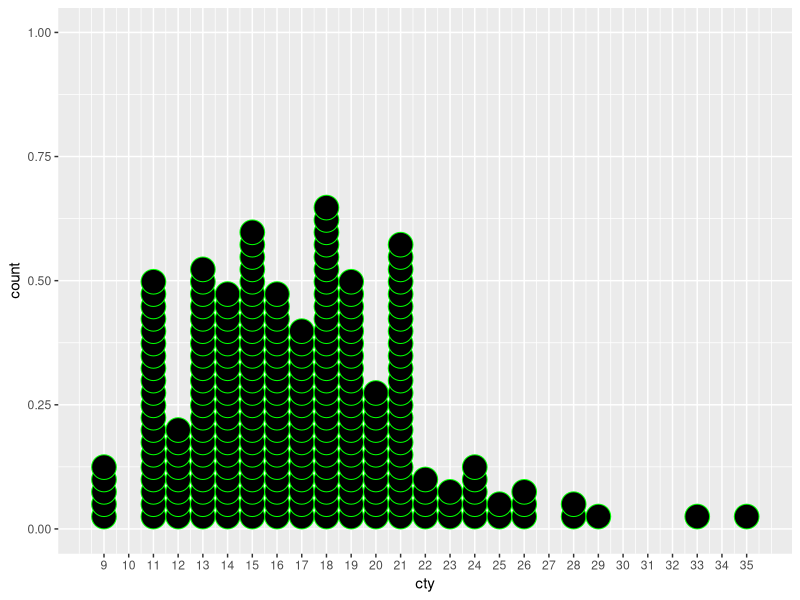
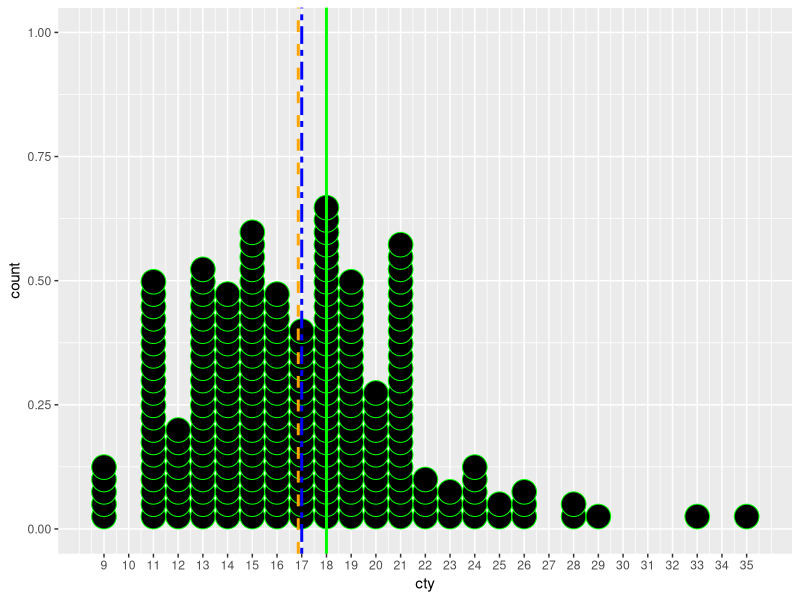
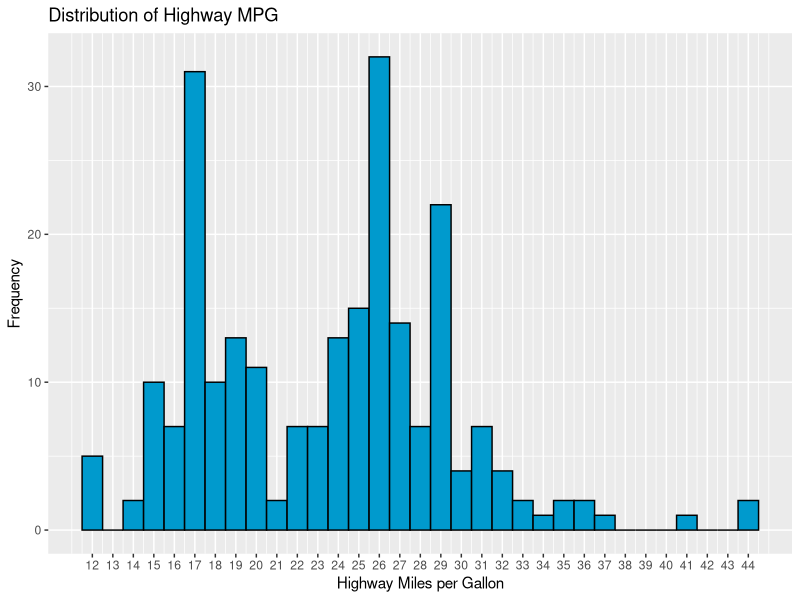
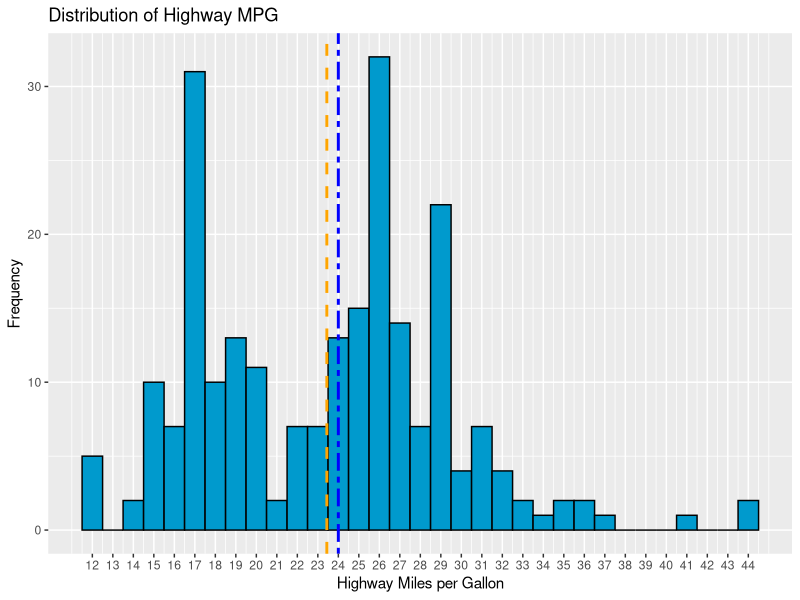
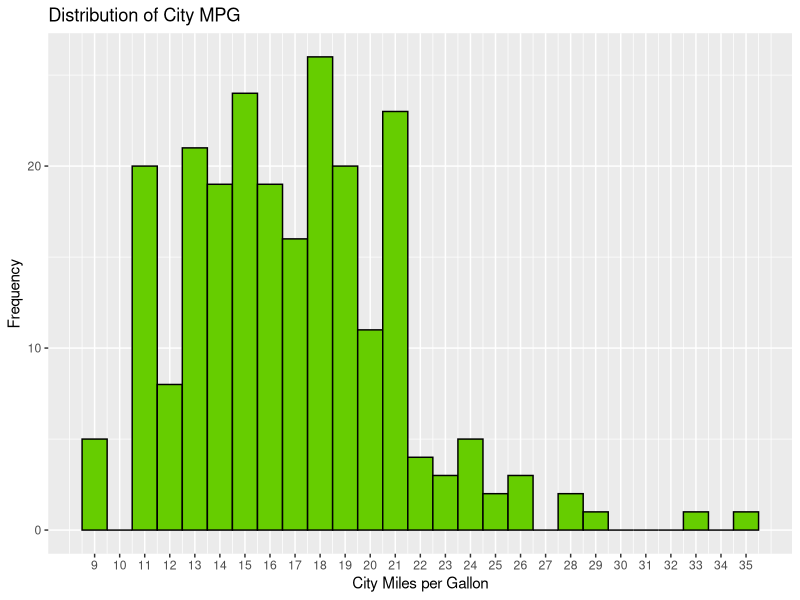
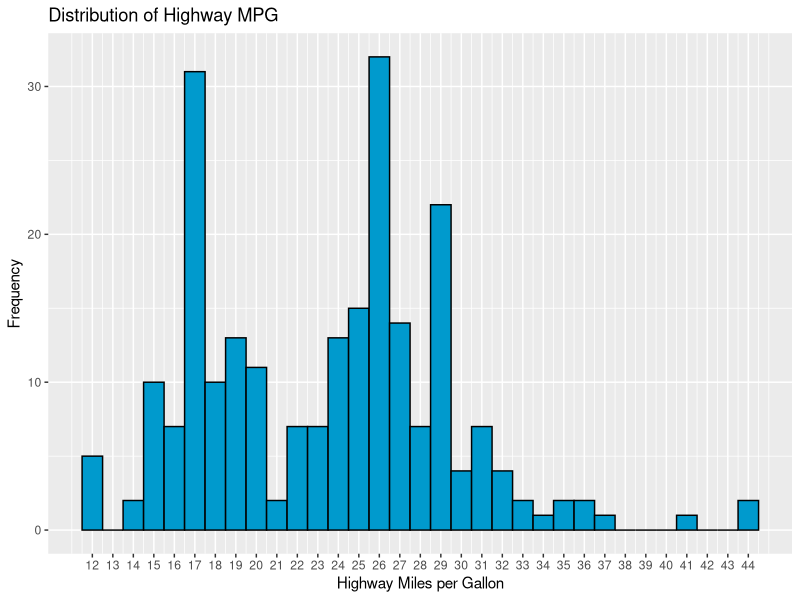
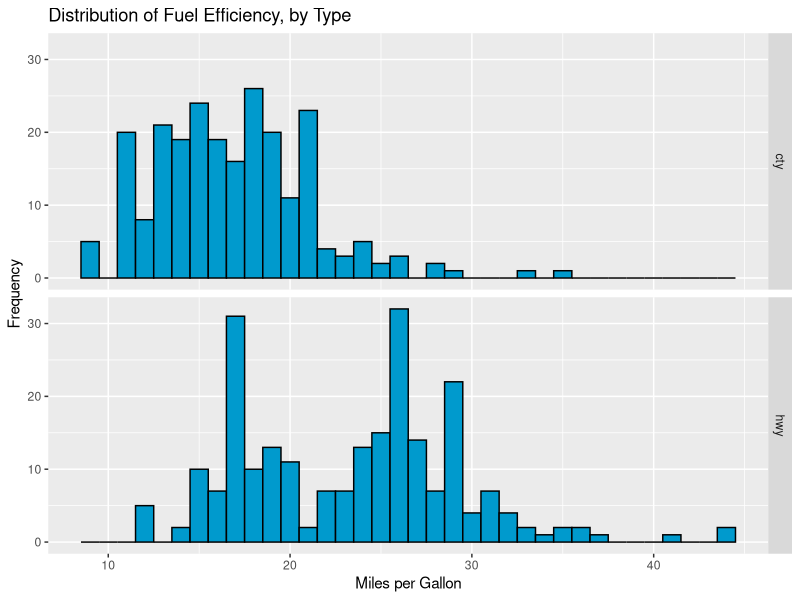
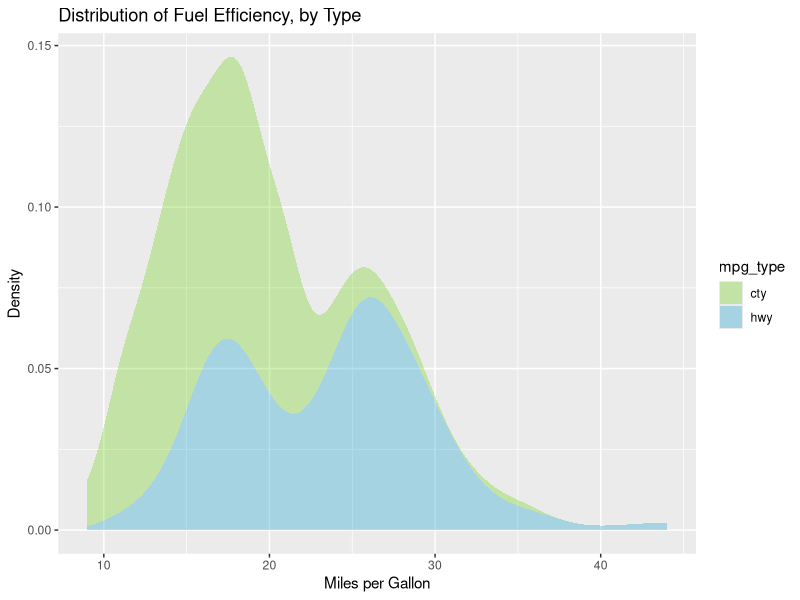

Here is the R script that generated these plots, in order:
## ---- chunk 1
knitr::opts_chunk$set(echo = TRUE, warning = FALSE, message = FALSE)

# Change working dir in RMarkdown cell
knitr::opts_knit$set(root.dir = 
'C:/Users/AC069015/kumc_applied_stats/data_824_data_viz_and_acquisition/3_univariate_eda'
)

library(dplyr)
library(tidyr)
library(ggplot2)

df <- mpg
## ---- chunk 2
help("mpg")
## ---- chunk 3
str(df)
## ---- chunk 4
nrow(df)
ncol(df)
## ---- chunk 5
char_cols <- colnames(df[sapply(df, is.character)])
print("Character variables in mpg dataset: ")
char_cols

df[sapply(df, is.character)] <- lapply(df[sapply(df, is.character)], as.factor)
## ---- chunk 6
summary(df)
## ---- chunk 7
df %>% select(cyl) %>% group_by(cyl) %>% summarise(n_cars = n())
## ---- chunk 8
df <- df %>% mutate(cyl = as.factor(cyl))
summary(select(df, cyl))
## ---- chunk 9
df %>% mutate(cty_null = is.na(cty)) %>% group_by(cty_null) %>% summarise(n = n())
## ---- chunk 10
df %>% group_by(cty) %>% summarise(n = n()) %>% arrange(desc(n)) %>% head(5)

min_cty <- min(df$cty)
max_cty <- max(df$cty)

df %>% 
  ggplot(aes(x = cty)) +
  geom_dotplot(binwidth = 1, 
               stackdir = "up", 
               color = "green", 
               stackratio = 0.5,
               dotsize = 1) +
  scale_x_continuous(breaks = seq(min_cty, max_cty, 1))
## ---- chunk 11
ggsave(
    filename = "images/03_assignment_fig1.png",
    units = "cm",
    width = 29.7,
    height = 21,
    dpi = 600
    )
## ---- chunk 12
(freq_cty <- 18)
(mean_cty <- mean(df$cty))
(med_cty <- median(df$cty))

ifelse(
    (freq_cty - mean_cty) > (freq_cty - med_cty),
    print("Median value is closer to most frequent value"),
    print("Mean value is closer to most frequent value")
    )

df %>%
    ggplot(aes(x = cty)) +
    geom_dotplot(binwidth = 1, 
               stackdir = "up", 
               color = "green", 
               stackratio = 0.5,
               dotsize = 1) +
    scale_x_continuous(breaks = seq(min_cty, max_cty, 1)) +
    geom_vline(xintercept = freq_cty, lwd = 1, linetype = "solid", color = "green") +
    geom_vline(xintercept = mean_cty, lwd = 1, linetype = "dashed", color = "orange") +
    geom_vline(xintercept = med_cty, lwd = 1, linetype = "twodash", color = "blue")
## ---- chunk 13
ggsave(
    filename = "images/03_assignment_fig2.png",
    units = "cm",
    width = 29.7,
    height = 21,
    dpi = 600
    )
## ---- chunk 14
min_hwy <- min(df$hwy)
max_hwy <- max(df$hwy)

df %>% 
  ggplot(aes(x = hwy)) +
  geom_histogram(binwidth = 1, color = "black", fill = "deepskyblue3") +
  scale_x_continuous(breaks = seq(min_hwy, max_hwy, 1)) +
  xlab("Highway Miles per Gallon") +
  ylab("Frequency") +
  ggtitle("Distribution of Highway MPG")
## ---- chunk 15
ggsave(
    filename = "images/03_assignment_fig3.png",
    units = "cm",
    width = 29.7,
    height = 21,
    dpi = 600
    )
## ---- chunk 16
mean_hwy <- mean(df$hwy)
med_hwy <- median(df$hwy)

paste0("Mean Hwy MPG: ", mean_hwy)
paste0("Median Hwy MPG: ", med_hwy)

df %>% 
  ggplot(aes(x = hwy)) +
  geom_histogram(binwidth = 1, color = "black", fill = "deepskyblue3") +
  scale_x_continuous(breaks = seq(min_hwy, max_hwy, 1)) +
  xlab("Highway Miles per Gallon") +
  ylab("Frequency") +
  ggtitle("Distribution of Highway MPG") +
  geom_vline(xintercept = mean_hwy, lwd = 1, linetype = "dashed", color = "orange") +
  geom_vline(xintercept = med_hwy, lwd = 1, linetype = "twodash", color = "blue")
## ---- chunk 17
ggsave(
    filename = "images/03_assignment_fig4.png",
    units = "cm",
    width = 29.7,
    height = 21,
    dpi = 600
    )
## ---- chunk 18
min_cty <- min(df$cty)
max_cty <- max(df$cty)

df %>% 
  ggplot(aes(x = cty)) +
  geom_histogram(binwidth = 1, color = "black", fill = "chartreuse3") +
  scale_x_continuous(breaks = seq(min_cty, max_cty, 1)) +
  xlab("City Miles per Gallon") +
  ylab("Frequency") +
  ggtitle("Distribution of City MPG")
## ---- chunk 19
ggsave(
    filename = "images/03_assignment_fig5.png",
    units = "cm",
    width = 29.7,
    height = 21,
    dpi = 600
    )
## ---- chunk 20
min_hwy <- min(df$hwy)
max_hwy <- max(df$hwy)

df %>% 
  ggplot(aes(x = hwy)) +
  geom_histogram(binwidth = 1, color = "black", fill = "deepskyblue3") +
  scale_x_continuous(breaks = seq(min_hwy, max_hwy, 1)) +
  xlab("Highway Miles per Gallon") +
  ylab("Frequency") +
  ggtitle("Distribution of Highway MPG")
## ---- chunk 21
ggsave(
    filename = "images/03_assignment_fig6.png",
    units = "cm",
    width = 29.7,
    height = 21,
    dpi = 600
    )
## ---- chunk 22
df %>%
    select(cty, hwy) %>%
    pivot_longer(cols = c(cty, hwy), names_to = "mpg_type", values_to = "mpg") %>%
    ggplot(aes(x = mpg)) +
    geom_histogram(binwidth = 1, color = "black", fill = "deepskyblue3") +
    xlab("Miles per Gallon") +
    ylab("Frequency") +
    ggtitle("Distribution of Fuel Efficiency, by Type") +
    facet_grid(mpg_type ~ .)
## ---- chunk 23
ggsave(
    filename = "images/03_assignment_fig7.png",
    units = "cm",
    width = 29.7,
    height = 21,
    dpi = 600
    )
## ---- chunk 24
df %>% 
    select(cty, hwy) %>%
    pivot_longer(cols = c(cty, hwy), names_to = "mpg_type", values_to = "mpg") %>%
    ggplot(aes(x = mpg, fill = mpg_type)) +
    geom_area(
      stat = "density", 
      kernel = "gaussian", 
      alpha = 0.3
      ) +
    scale_fill_manual(values = c("chartreuse3", "deepskyblue3")) +
    xlab("Miles per Gallon") +
    ylab("Density") +
    ggtitle("Distribution of Fuel Efficiency, by Type")
## ---- chunk 25
ggsave(
    filename = "images/03_assignment_fig8.png",
    units = "cm",
    width = 29.7,
    height = 21,
    dpi = 600
    )
